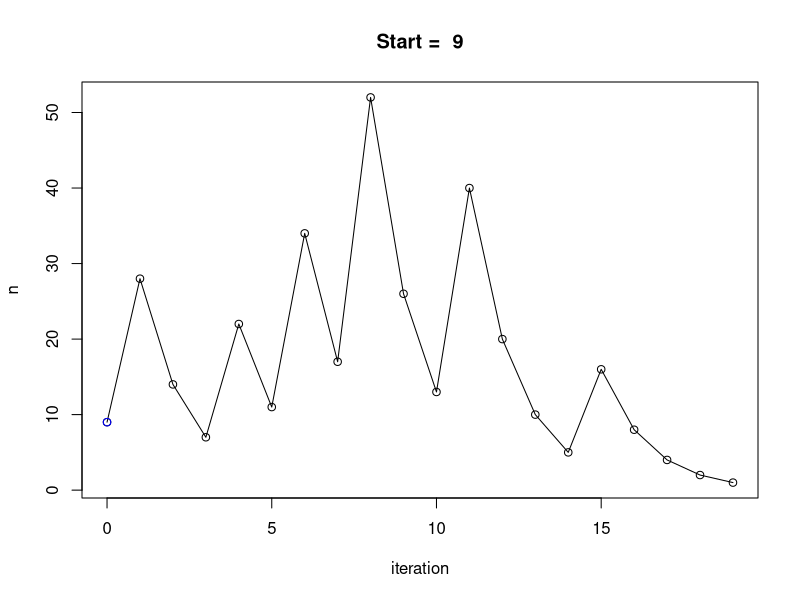

Reproduce this figure in R.
#rm(list=ls()) #clear workspace

three_n_plus_one <- function(N){                            #N = starting value
  n <- list()                         #create placeholder for list of sequence
  s <- 0                              #set up iteration counter
  n[[length(n)+1]] = list(s = s, N=N)
repeat{                         # start of loop        
  s <- s+1                      # iteration counter
  if(N %% 2 ==0){ N <- N/2      # if number is even, divide by 2
  } else{N <- 3*N+1             # else, apply formular 3*n+1
  }
  n[[length(n)+1]] = list(s = s, N=N) # saves sequence in a list
  end <- N                         # store last calculated value in end variable
  #print(N)                       # outcomment if you want the sequence to be printed
  
  if(end==1) {                  # Break condition of repeat-loop
                                # if the value that was calculated last is equal to 1, the problem is stuck in 3x+1 problem
    break                       # i.e., if last value = 1, repeat loop is entering the sequence: 1 -> 4 -> 2 -> 1
  }
}
  return(dplyr::bind_rows(n))   #return sequence as data frame
}

sequence <- three_n_plus_one(9)
#simple plot of sequence
plot(sequence$N~sequence$s,
     xlab="iteration",
     ylab="n",
     xlim=c(min(sequence$s),max(sequence$s)),
     main=paste("Start = ",as.character(sequence$N[1])));lines(sequence$N~sequence$s); points(sequence$N[1]~sequence$s[1],col="blue")


